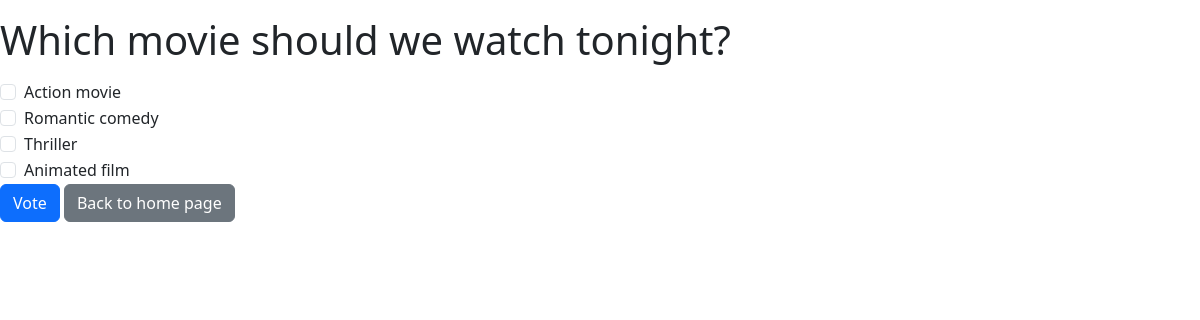
Page /polls/3/ on the committed database.
### polls/models.py (models this page shows, shortened)
class Question(models.Model):
    question_text = models.CharField(max_length=200)
    pub_date = models.DateTimeField('date published')
    voter = models.CharField(max_length=50, null=True, blank=True)
    is_multiple_choice = models.BooleanField(default=False)

class Choice(models.Model):
    question = models.ForeignKey(Question, on_delete=models.CASCADE)
    choice_text = models.CharField(max_length=200)
    votes = models.IntegerField(default=0)
    voters = models.ManyToManyField(User, blank=True)

### polls/views.py (the view)
# urls.py: path('<int:pk>/', views.DetailView.as_view(), name='detail'),
class DetailView(generic.DetailView):
    model = Question
    template_name = 'polls/detail.html'
    def get_queryset(self):
        return Question.objects.filter(pub_date__lte=timezone.now())

### polls/templates/polls/detail.html (shortened to what this page needs)
<!DOCTYPE html>
<html lang="en">
<head>
    {% load bootstrap5 %}
    {% bootstrap_css %}
</head>
<body>
    <form id="vote-form" action="{% url 'polls:vote' question.id %}" method="post">
        <fieldset>
            <legend><h1>{{ question.question_text }}</h1></legend>
            {% for choice in question.choice_set.all %}
                <div class="form-check">
                    <input class="form-check-input" type="checkbox" name="choice" value="{{ choice.id }}">
                    <label class="form-check-label">{{ choice.choice_text }}</label>
                </div>
            {% endfor %}
        </fieldset>
        <button class="btn btn-primary" type="button" name="vote_click" onclick="confirmVote(event)">Vote</button>
        <button class="btn btn-secondary" type="submit" name="home">Back to home page</button>
</form>
</body>
</html>

### rows in the picture
Question: question_text "Which movie should we watch tonight?"
Choice: choice_text "Action movie"
Choice: choice_text "Romantic comedy"
Choice: choice_text "Thriller"
Choice: choice_text "Animated film"
